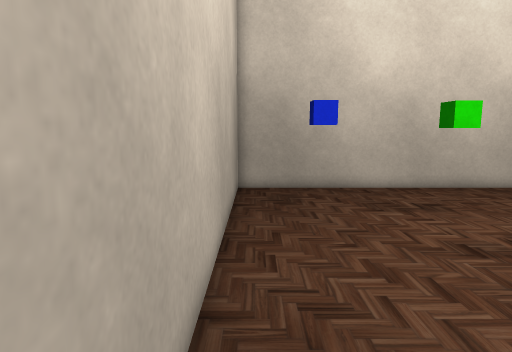
view 1 (above)

12 first-person views from a walk through a 3-D level made in the Unity game engine. The camera is 1.4 m above the floor, tilts 8° down and sees 75° across. The floor is counted in squares, 0.5 m on a side. Each view is taken from the middle of a square. On the plan, view 1 faces up. The plan holds only what a view shows up to about 20 squares ahead; the rest is blank. The player character is not drawn. Some surface patterns are stand-ins.

view 2
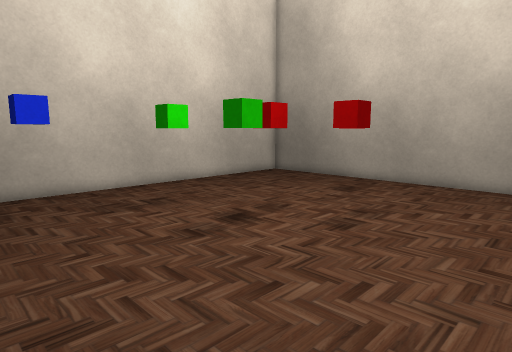

view 3
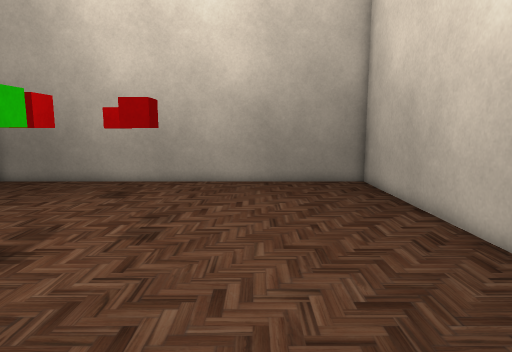

view 4
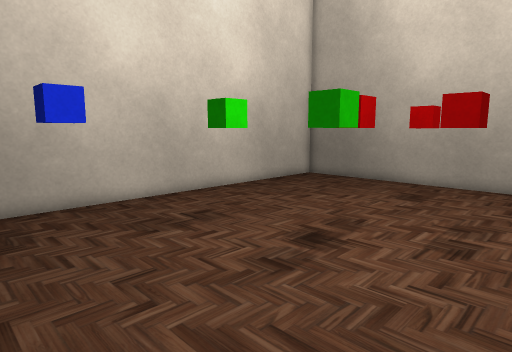

view 5
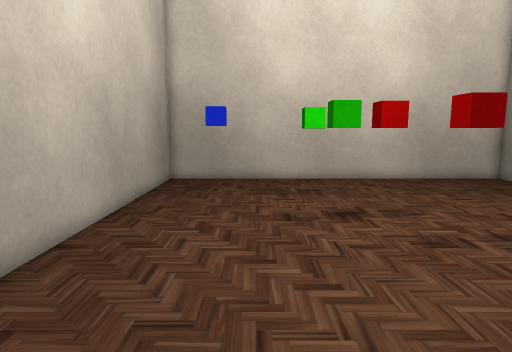

view 6
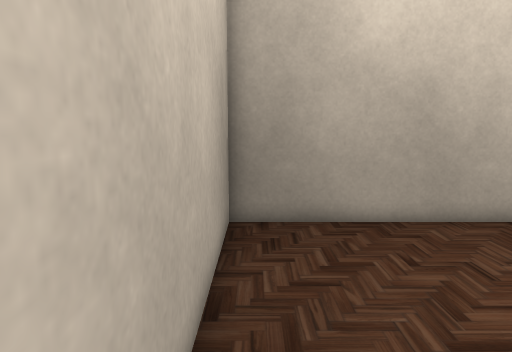

view 7
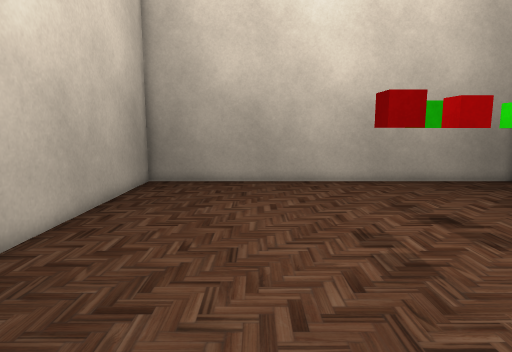

view 8
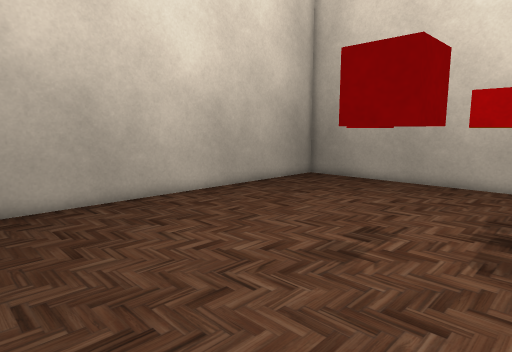

view 9
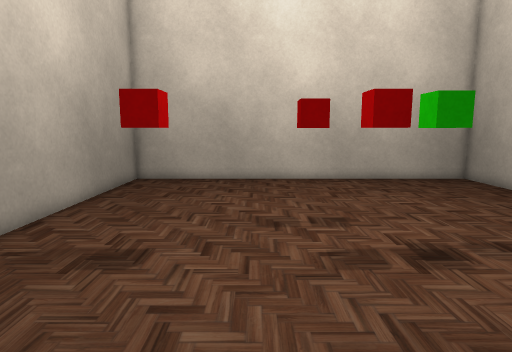

view 10
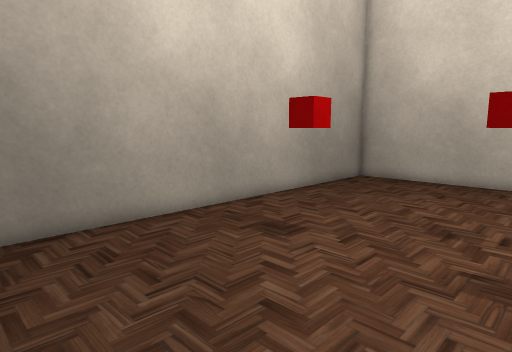

view 11
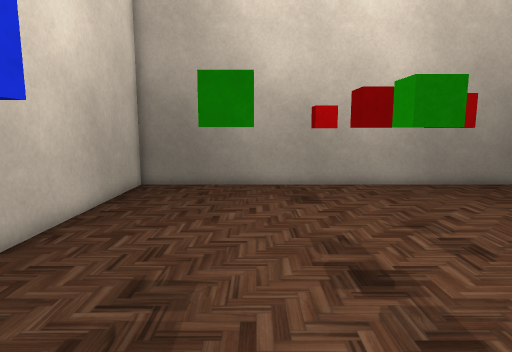

view 12
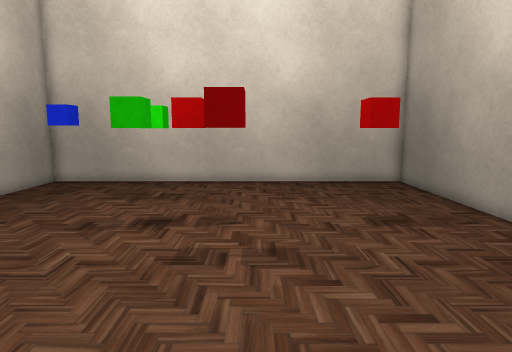

### Floor plan
Key: @ floor where view 1 was taken; # wall or solid block; . floor; T thing the floor can be seen under or through; O other object.
Columns run from 1 left of view 1 to 18 right of it. Each row starts with its distance up from view 1.
 16 ####################
 15 #..................#
 14 #..................#
 13 #..................#
 12 #..O...............#
 11 #..O...O...........#
 10 #......O...........#
  9 #..................#
  8 #.......TTT...##...#
  7 #......OOTT...##...#
  6 #..................#
  5 #.........#........#
  4 #..................#
  3 #..................#
  2 #..................#
  1 #..................#
  0 #@.................#
 -1 #..................#
 -2 #..................#
 -3 #..................#
 -4 ####################

Where each view was taken, in squares from view 1:
view 1: 0 up, 0 right, facing up
view 2: 0 up, 0 right, facing up-right
view 3: 2 up, 0 right, facing right
view 4: 3 up, 0 right, facing up-right
view 5: 3 down, 4 right, facing up
view 6: 3 down, 9 right, facing left
view 7: 2 up, 17 right, facing left
view 8: 9 up, 17 right, facing down-left
view 9: 15 up, 11 right, facing down
view 10: 15 up, 8 right, facing down-right
view 11: 10 up, 1 right, facing right
view 12: 2 down, 10 right, facing up
